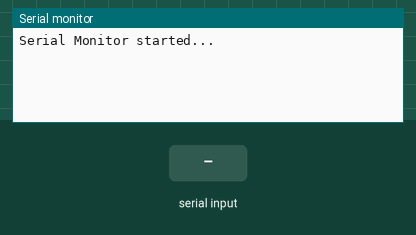
A sketch run on a simulated Arduino Uno, built with avr-gcc and run on an emulated ATmega328P. Shown: the last lines printed to the serial monitor. The inputs (shaded band) are chosen by the test bench.

Above: at 1.2 s.
1.3 s: "90,45\n" received over Serial
At 1.7 s:
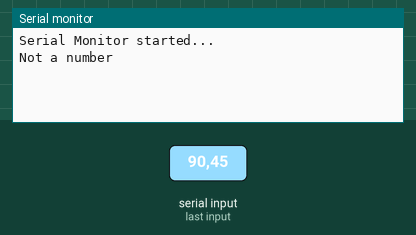
2.8 s: "5\n" received over Serial
At 3.9 s:
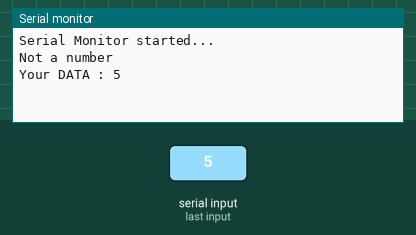

The sketch:

Serial_Input_of_number.ino
```cpp
void setup()
{
  Serial.begin(9600);
  Serial.println("Serial Monitor started...");
}

char rx_byte = 0;
String rx_str = "";
boolean not_number = false;
uint8_t result;

void loop()
{
  rxSerialData();
}

void rxSerialData()
{
  if (Serial.available() > 0)
  {
    rx_byte = Serial.read();
    if ((rx_byte >= '0') && (rx_byte <= '9'))
      rx_str += rx_byte;

    else if (rx_byte == '\n')
    {
      // end of string
      if (not_number)
        Serial.println("Not a number");
      else
      {
        result = rx_str.toInt();
        Serial.print("Your DATA : ");
        Serial.print(rx_str);
        Serial.println("");
      }
      not_number = false;
      rx_str = "";
    }
    else
    {
      not_number = true;    // flag
    }
  }

}
```

Measured:
- after the input at 1.3 s, the serial monitor: prints a new line at once (image 1)
- after the input at 2.8 s, the serial monitor: prints a new line at once (image 2)
